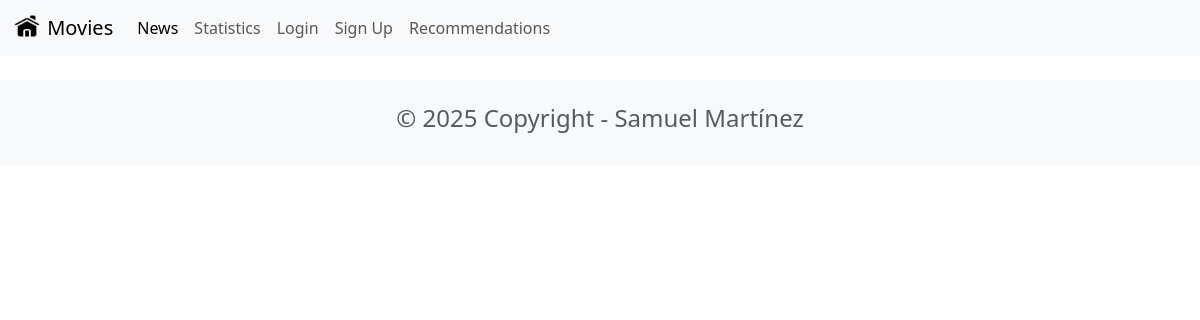
Before: /news/ with the older database file.
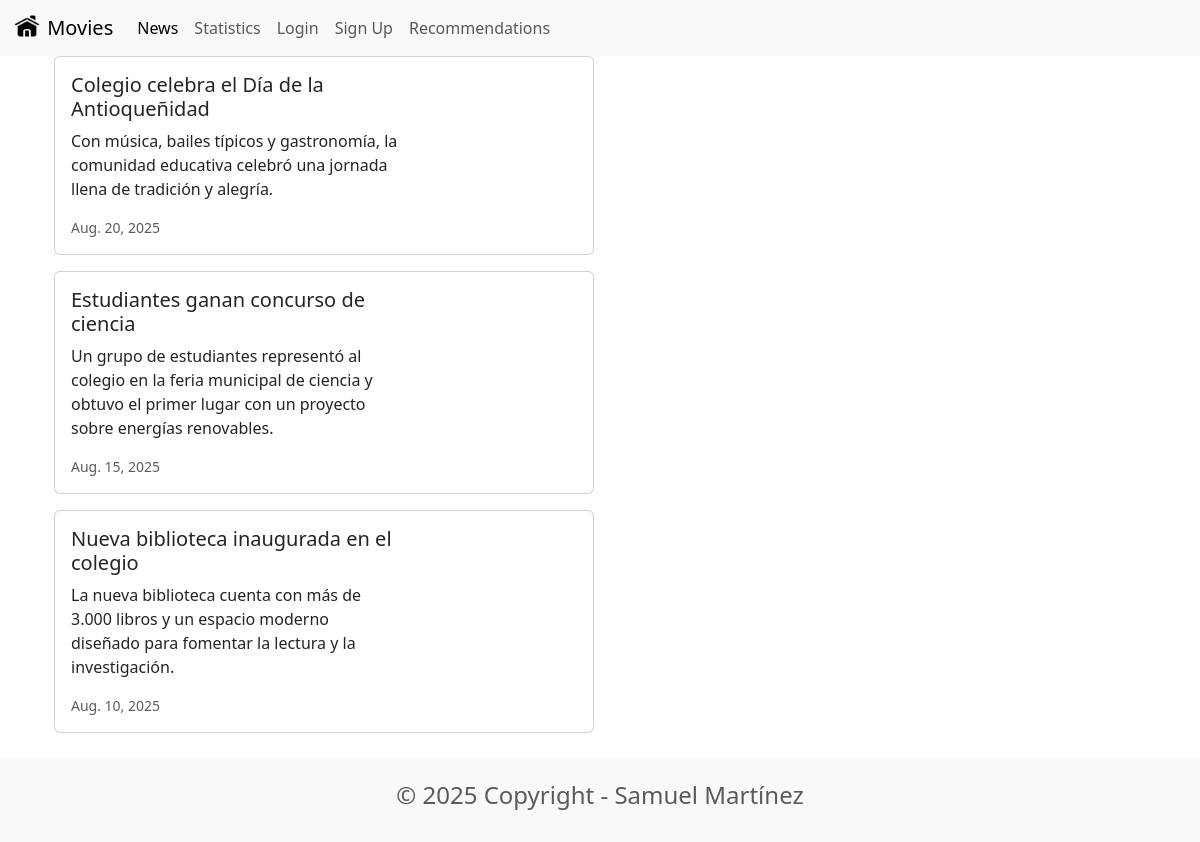
After: the same page with the newer database file.
### news/models.py (models this page shows, shortened)
class News(models.Model):
    headline = models.CharField(max_length=200)
    body = models.TextField()
    date = models.DateField()

### news/views.py (the view)
# urls.py: path('', views.news, name = 'news/'),
def news(request):
    newss = News.objects.all().order_by('-date')
    return render(request, 'news.html',{'newss':newss})

### news/templates/news.html (shortened to what this page needs)
{% extends 'base.html' %}
{% block content %}
<div class="container">
    {% for news in newss %}
    <div class="card mb-3" style="max-width: 540px;">
        <div class="row g-0">
            <div class="col-md-8">
                <div class="card-body">
                    <h5 class="card-title">{{ news.headline }}</h5>
                    <p class="card-text">{{ news.body }}</p>
                    <p class="card-text"><small class="text-muted"> {{ news.date }} </small></p>
                </div>
            </div>
        </div>
    </div>
    {% endfor %}
</div>
{% endblock content %}

### movie/templates/base.html (shortened to what this page needs)
<head>
  <link
    href="https://cdn.jsdelivr.net/npm/bootstrap@5.3.7/dist/css/bootstrap.min.css"
    rel="stylesheet"
  />
</head>
<nav class="navbar navbar-expand-lg bg-body-tertiary">
  <div class="container-fluid">
    <a class="navbar-brand" href="{% url 'home' %}">
      {% load static %}
      <img
        src="{% static 'images/home.png' %}"
        alt=""
        width="30"
        height="24"
        class="d-inline-block align-text-top"
      />
      Movies
    </a>
    <div class="collapse navbar-collapse" id="navbarSupportedContent">
      <ul class="navbar-nav me-auto mb-2 mb-lg-0">
        <li class="nav-item">
          <a
            class="nav-link active"
            aria-current="page"
            href="{% url 'news/' %}"
            >News</a
          >
        </li>
        <li class="nav-item">
          <a class="nav-link" href="{% url 'statistics' %}">Statistics</a>
        </li>
        <li class="nav-item">
          <a class="nav-link" href="#">Login</a>
        </li>
        <li class="nav-item">
          <a class="nav-link" href="#">Sign Up</a>
        </li>
        <li class="nav-item">
          <a class="nav-link" href="{% url 'recommendations' %}">Recommendations</a>
        </li>
      </ul>
    </div>
  </div>
</nav>
<div class="container">{% block content %} {% endblock content %}</div>
<footer class="text-center text-lg-start bg-light text-muted mt-4">
  <div class="container">
    <div class="row">
      <div class="text-center p-4">
        <h4>© 2025 Copyright - Samuel Martínez</h4>
      </div>
    </div>
  </div>
</footer>

Changed rows visible on the page:
added News: headline "Colegio celebra el Día de la Antioqueñidad", body "Con música, bailes típicos y gastronomía, la comunidad educativa celebró una jornada llena de tradición y alegría.", date "Aug. 20, 2025"
added News: headline "Estudiantes ganan concurso de ciencia", body "Un grupo de estudiantes representó al colegio en la feria municipal de ciencia y obtuvo el primer lugar con un proyecto sobre energías renovables.", date "Aug. 15, 2025"
added News: headline "Nueva biblioteca inaugurada en el colegio", body "La nueva biblioteca cuenta con más de 3.000 libros y un espacio moderno diseñado para fomentar la lectura y la investigación.", date "Aug. 10, 2025"
